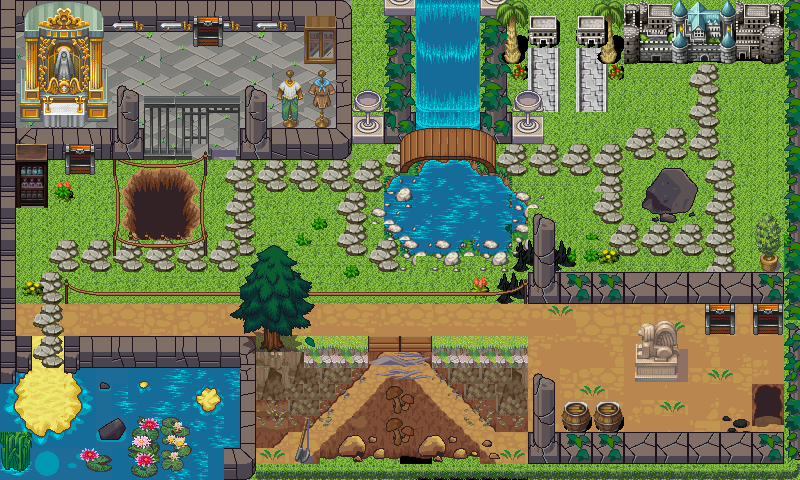

A 2D game scene composited from a Tiled map and its tileset images. What follows is a short description and the map's XML, with each tile layer's data collapsed to a summary:
An orthogonal 50x30 tile map with 16x16 px tiles, 7 tile layers (grama, aguas, estrada, estrada areia, ...), 5 tilesets and 130 objects.

<map version="1.0" orientation="orthogonal" renderorder="left-down" width="50" height="30" tilewidth="16" tileheight="16" nextobjectid="273">
 <tileset firstgid="1" name="terrain_atlas" tilewidth="16" tileheight="16" tilecount="4096" columns="64">
  <image source="terrain_atlas.png" width="1024" height="1024" />
  <terraintypes>
   <terrain name="Novo Terreno" tile="2534" />
  </terraintypes>
  <tile id="2079">
   <objectgroup draworder="index">
    <object id="7" x="0.370858" y="2.22515">
     <polygon points="0,0 10.5695,4.4503 16.5032,14.0926 0,13.3509" />
    </object>
   </objectgroup>
  </tile>
 </tileset>
 <tileset firstgid="4097" name="TileD-2" tilewidth="16" tileheight="16" tilecount="1024" columns="32">
  <image source="TileD-2.png" width="512" height="512" />
 </tileset>
 <tileset firstgid="5121" name="my_tilesets_" tilewidth="16" tileheight="16" tilecount="1024" columns="32">
  <image source="my_tilesets_.png" width="512" height="512" />
  <tile id="617">
   <objectgroup draworder="index">
    <object id="1" x="0" y="0.666667" width="16.3333" height="14.6667" />
   </objectgroup>
  </tile>
 </tileset>
 <tileset firstgid="6145" name="kkk" tilewidth="16" tileheight="16" tilecount="1024" columns="32">
  <image source="kkk.png" width="512" height="512" />
 </tileset>
 <tileset firstgid="7169" name="chest" tilewidth="16" tileheight="16" tilecount="72" columns="6">
  <image source="chest.png" width="96" height="192" />
 </tileset>
 <layer name="grama" width="50" height="30">
  <data>[1500 cells, 1500 non-empty, 15 distinct tile ids]</data>
 </layer>
 <layer name="aguas" width="50" height="30">
  <data>[1500 cells, 172 non-empty, 129 distinct tile ids]</data>
 </layer>
 <layer name="estrada" width="50" height="30">
  <data>[1500 cells, 414 non-empty, 125 distinct tile ids]</data>
 </layer>
 <layer name="estrada areia" width="50" height="30">
  <data>[1500 cells, 348 non-empty, 154 distinct tile ids]</data>
 </layer>
 <layer name="detalhes/borda" width="50" height="30">
  <data>[1500 cells, 498 non-empty, 148 distinct tile ids]</data>
 </layer>
 <layer name="objetos fixos" width="50" height="30">
  <data>[1500 cells, 241 non-empty, 118 distinct tile ids]</data>
 </layer>
 <layer name="coisas" width="50" height="30">
  <data>[1500 cells, 386 non-empty, 274 distinct tile ids]</data>
 </layer>
 <objectgroup name="paredes">
  <object id="6" x="530.812" y="431" width="268.724" height="47.5607" />
  <object id="7" x="529.983" y="270.146" width="254.624" height="34.8538" />
  <object id="8" x="787.095" y="2.48818" width="13.2703" height="429.626" />
  <object id="11" x="255.603" y="462.566" width="273.724" height="15.2599" />
  <object id="12" x="225.083" y="450.167" width="30.5198" height="28.6123" />
  <object id="13" x="240.343" y="335.933" width="18.1211" height="113.28" />
  <object id="14" x="65.8083" y="335.595" width="173.581" height="27.7812" />
  <object id="17" x="1.90749" y="336.671" width="29.566" height="35.2885" />
  <object id="19" x="-1.19546" y="1.19546" width="17.9319" height="333.533" />
  <object id="20" x="335.933" y="4.78183" width="14.3364" height="153.019" />
  <object id="21" x="356.246" y="142.259" width="25.1046" />
  <object id="23" x="20.3228" y="125.595" width="89.6593" height="18.5692" />
  <object id="25" x="112.28" y="129.176" width="31.0677" height="28.3425" />
  <object id="26" x="241.456" y="130.267" width="94.8146" height="28.8876" />
  <object id="27" x="17.9866" y="2.18019" width="316.128" height="15.5236" />
  <object id="29" x="353.191" y="117.73" width="31.809" height="24.5272" />
  <object id="32" x="352.13" y="1.62272" width="434.077" height="8.92495" />
  <object id="33" x="513" y="113.59" width="28.9874" height="23.41" />
  <object id="34" x="482.759" y="19.4726" width="23.5294" height="94.1176" />
  <object id="35" x="641.785" y="162.272" width="60.0406" height="56.7951" />
  <object id="37" x="21.0953" y="19.0151" width="85.1927" height="105.934" />
  <object id="63" x="1.10047" y="375.261" width="12.1052" height="103.444" />
  <object id="72" x="499.915" y="260.567" width="30.5551" height="18.6726" />
  <object id="270" x="483" y="115" width="29" height="16" />
  <object id="272" x="386" y="119" width="24" height="11" />
 </objectgroup>
 <objectgroup name="objetos">
  <object id="44" x="577.558" y="18.9769" width="28.0528" height="27.2277" />
  <object id="45" x="528.053" y="17.3267" width="30.5281" height="25.5776" />
  <object id="46" x="622.112" y="11.5512" width="163.366" height="51.1551" />
  <object id="49" x="95.7096" y="290.087" width="391.089" height="5.29226" />
  <object id="50" x="78" y="288" width="16.2343" height="7.6301" />
  <object id="57" x="284.653" y="334.983" width="83.3333" height="32.1782" />
  <object id="61" x="433.168" y="335.809" width="92.4092" height="30.5281" />
  <object id="94" x="395.519" y="175" width="110.338" height="75.3815" />
  <object id="95" x="383.636" y="192.667" width="11.8825" height="37.3451" />
  <object id="96" x="506.705" y="194.364" width="14.4288" height="34.7988" />
  <object id="97" x="515.193" y="243.592" width="16.1263" height="18.6726" />
  <object id="98" x="493.125" y="280.937" width="29.7063" height="16.1263" />
  <object id="106" x="109" y="155" width="97" height="94" />
  <object id="111" x="80.6315" y="369.207" width="143.439" height="108.64" />
  <object id="112" x="13.58" y="432.015" width="66.2027" height="47.5301" />
  <object id="115" x="62" y="277" width="11" height="24" />
  <object id="121" x="509" y="19" width="17" height="45" />
  <object id="122" x="560" y="20" width="17" height="24" />
  <object id="125" x="412" y="13" width="69" height="116" />
  <object id="127" x="533" y="242" width="43" height="32" />
  <object id="132" x="259" y="344" width="24" height="25" />
  <object id="133" x="242" y="248" />
  <object id="134" x="412" y="161" width="72" height="13" />
  <object id="146" x="144.253" y="97.6985" width="62.9467" height="59.0125" />
 </objectgroup>
 <objectgroup draworder="index" name="baus">
  <object id="251" x="704.185" y="306.255" width="15.6164" height="14.1705" />
  <object id="252" x="720.09" y="306.111" width="15.6164" height="14.1705" />
  <object id="254" x="704.474" y="320.859" width="15.6164" height="14.1705" />
  <object id="255" x="720.379" y="320.859" width="15.6164" height="14.1705" />
  <object id="256" x="752.48" y="319.847" width="15.6164" height="14.1705" />
  <object id="257" x="768.385" y="319.847" width="15.6164" height="14.1705" />
  <object id="258" x="768.096" y="305.099" width="15.6164" height="14.1705" />
  <object id="259" x="752.191" y="305.243" width="15.6164" height="14.1705" />
  <object id="260" x="64.201" y="160.212" width="15.6164" height="14.1705" />
  <object id="261" x="80.106" y="160.212" width="15.6164" height="14.1705" />
  <object id="262" x="79.817" y="145.464" width="15.6164" height="14.1705" />
  <object id="263" x="63.912" y="145.608" width="15.6164" height="14.1705" />
  <object id="264" x="191.735" y="32.9675" width="15.6164" height="14.1705" />
  <object id="265" x="207.64" y="32.9675" width="15.6164" height="14.1705" />
  <object id="266" x="207.351" y="18.2195" width="15.6164" height="14.1705" />
  <object id="267" x="191.446" y="18.3635" width="15.6164" height="14.1705" />
 </objectgroup>
 <objectgroup name="inimigos">
  <object id="119" x="30" y="382" width="32" height="35" />
 </objectgroup>
 <objectgroup name="objetos para destruir">
  <object id="155" x="752.345" y="208.874" width="15.2997" height="14.9671" />
  <object id="158" x="752.345" y="224.34" width="15.2997" height="14.9671" />
  <object id="159" x="767.977" y="208.707" width="15.2997" height="14.9671" />
  <object id="160" x="767.977" y="224.007" width="15.2997" height="14.9671" />
  <object id="161" x="752.012" y="239.639" width="15.2997" height="14.9671" />
  </objectgroup>
</map>
<!-- 57 of 130 objects omitted -->
